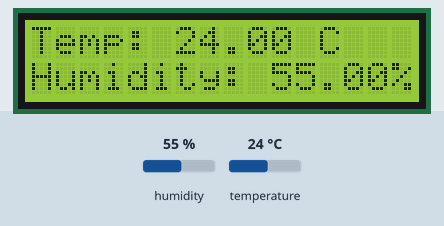
Bench run of a sketch on a simulated Arduino Uno, built with avr-gcc and run on an emulated ATmega328P. On the bench: 16×2 character LCD. The inputs (shaded band) are chosen by the test bench; at power-on: humidity 55 %, temperature 24 °C. What the sketch prints to the serial monitor is not drawn.

Above: at 1.7 s.
1.8 s: humidity set to 22 %
At 3.0 s:
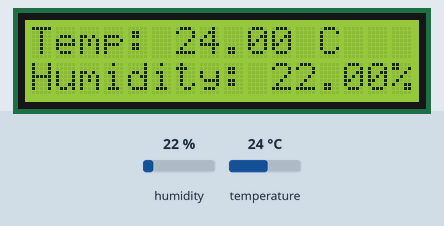
5.1 s: temperature set to 12 °C
At 7.1 s:
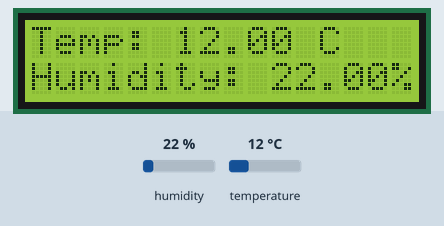
8.2 s: humidity set to 40 %
At 9.2 s:
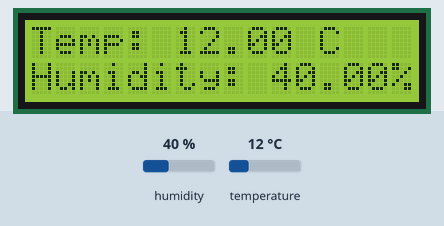
11.0 s: temperature set to 19 °C
At 13.3 s:
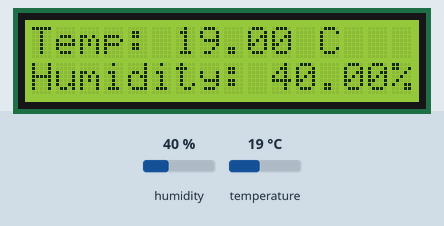
Timing chart, 0 to 14.8 s (numbered marks = the images above; inputs shaded):
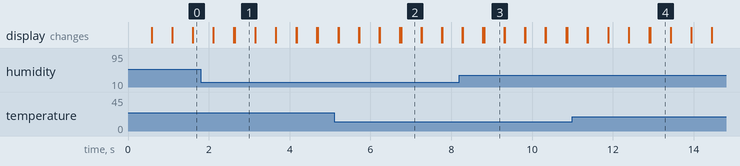

Measured:
- after the input at 1.8 s, the display: first differs from a run without the input after 0.85 s (image 1)
- after the input at 5.1 s, the display: first differs from a run without the input after 1.7 s (image 2)
- after the input at 8.2 s, the display: first differs from a run without the input after 0.61 s (image 3)
- after the input at 11.0 s, the display: first differs from a run without the input after 1.9 s (image 4)
- what the display in image 1 shows lasts 0.5 s, from 2.6 s to 3.1 s

The sketch:

HumiditySenProj.ino
```cpp
#include <DHT.h>
#define Type DHT11
#include <LiquidCrystal.h>
int rs=7;
int en=8;
int d4=9;
int d5=10;
int d6=11;
int d7=12;
LiquidCrystal lcd(rs,en,d4,d5,d6,d7);
int sensePin=2;
DHT HT(sensePin,Type);
float humidity;
float tempC;
int setTime=500;
int dt = 2000;

void setup() {
  // put your setup code here, to run once:
Serial.begin(9600);
HT.begin();
delay(setTime);
lcd.begin(16,2);

}

void loop() {
  // put your main code here, to run repeatedly:
humidity=HT.readHumidity();
tempC=HT.readTemperature();

lcd.setCursor(0,0);
lcd.print("Temp: ");
lcd.print(tempC);
lcd.print(" C");
lcd.setCursor(0,1);
lcd.print("Humidity: ");
lcd.print(humidity);
lcd.print("%");
delay(500);
lcd.clear();

Serial.print("Humidity: ");
Serial.print(humidity);
Serial.print("%");
Serial.print(" Temperature: ");
Serial.print(tempC);
Serial.println(" C ");

}
```
